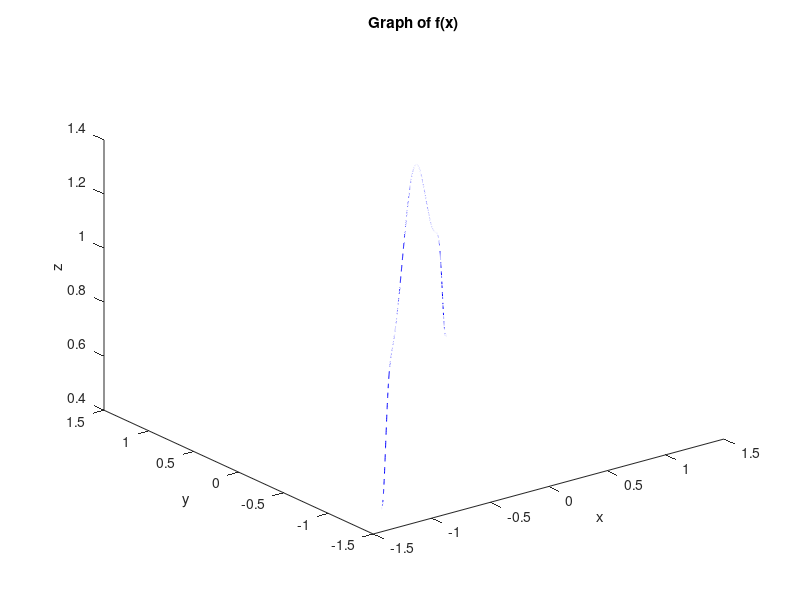

Source code (MATLAB):
t = linspace(-1.2,1.2,1000)

a = 4 .* t.^2 + 2;
b = cos(3.* t.^2 .* t.^2 + t.^2);
c = -(5 - t.^2 ./ 2 - 2.*t.^2 );

x = t
y = t
z = (-b + sqrt(b.^2 - 4.*a.*c)) ./ (2.*a);


plot3(x,y,z, "b--")
xlabel("x")
ylabel("y")
zlabel("z")
title("Graph of f(x)")